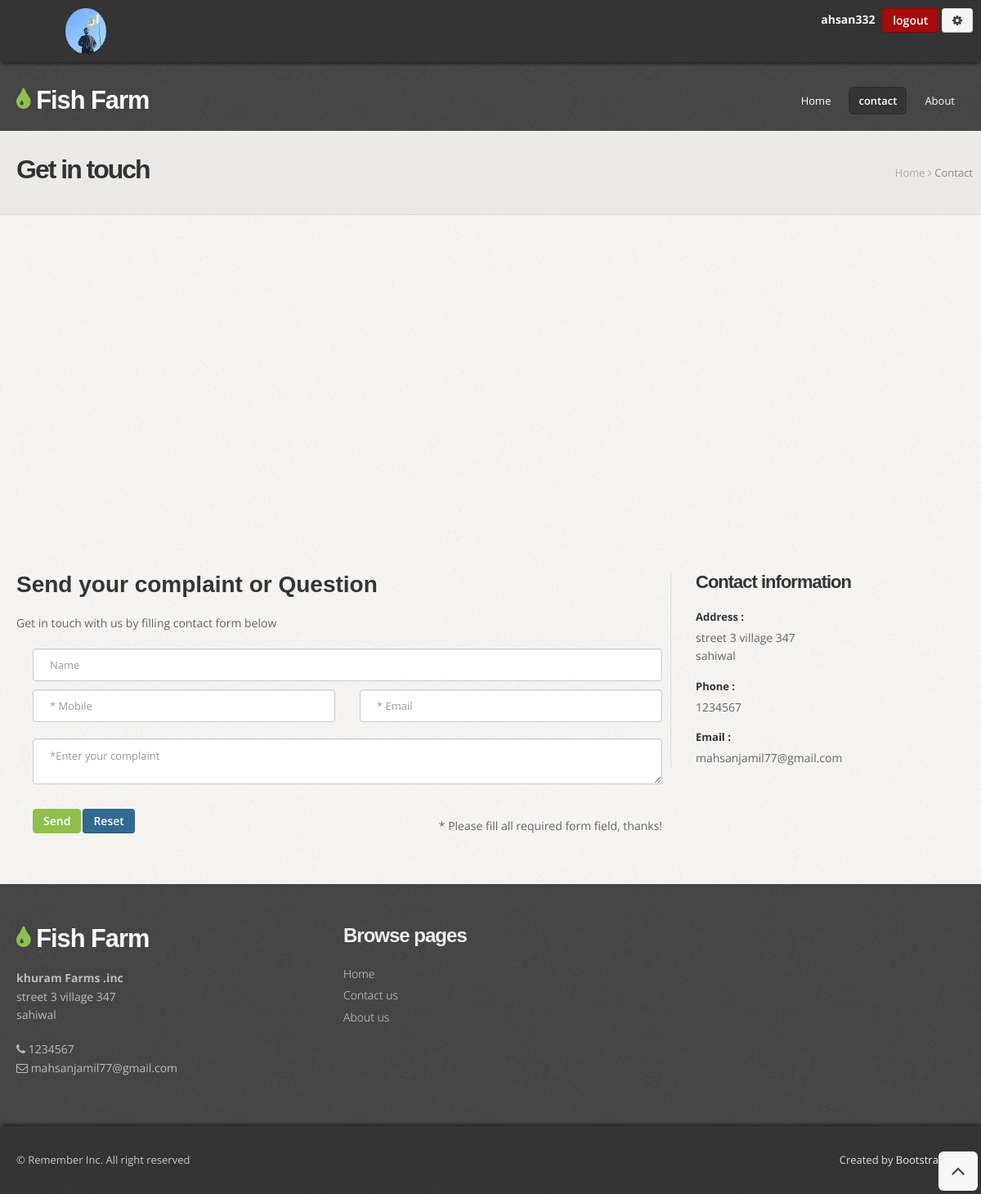
Screenshot of /contact (signed in) with the database file from the repository.
### fishfarm/models.py (models this page shows)
class Customers(models.Model):
    user = models.OneToOneField(User, null=True, blank=True, on_delete=models.CASCADE)
    phone = models.CharField(max_length=200, null=True)
    Address = models.CharField(max_length=200, null=True)
    profile_pic = models.ImageField(default="download (1).png", null=True, blank=True)
    date_created = models.DateTimeField(auto_now_add=True, null=True)

class Address(models.Model):
    name = models.CharField(max_length=100)
    Company_name = models.CharField(max_length=100)
    Street_address = models.CharField(max_length=300)
    city = models.CharField(max_length=100)
    mobile = models.CharField(max_length=100)
    email = models.EmailField(max_length=100)

### fishfarm/views.py (the view, shortened to what this page needs)
# urls.py: path('contact', views.contact , name='contact'),
def contact(request):
    extend={}
    if request.user.is_authenticated:
        extend = Customers.objects.get(user=request.user.id)
    add = Address.objects.all()
    return render(request,'contact.html',{'ad':add,'extend': extend,})

### fishfarm/templates/contact.html (shortened to what this page needs)
<!DOCTYPE html>
<html lang="en">
<head>
  {% load static %}
   <link href="{%  static 'css/bootstrap.css'%}" rel="stylesheet" />
   <link href="{%  static 'css/bootstrap-responsive.css'%}" rel="stylesheet" />
   <link href="{%  static 'css/prettyPhoto.css'%}" rel="stylesheet" />
   <link href="{%  static 'css/style.css'%}" rel="stylesheet">
  <link id="t-colors" href="{%  static  'color/default.css'%}" rel="stylesheet" />
</head>
<body>
  <div id="wrapper">
    <header>
      <div class="top">
        <div class="container">
          <div class="row">
            <div class="span6" style="float: left;">
              {% if user.is_authenticated %}
              <div class="span1">
                <ul class="topmenu">
                  <div class="span1" style="float: left;">
                    <img src="{{extend.profile_pic.url}}" alt="Girl in a jacket" width="50px" height="50px"
                      style="border-radius: 50%;">
                  </div>
               </ul>
              </div>
              {% else %}
                <ul class="topmenu">
                  <li><a href="#">Home</a> &#47;</li>
                  <li><a href="{% url 'signin'%}">Sign in</a> &#47;</li>
                </ul>
              {% endif %}
            </div>
            <div class="span6">
              <ul class="social-network">
                {% if user.is_authenticated %}
                <li>
                  <b style="color: rgb(245, 250, 245); padding-right: 5px;"> {{request.user}}</b>
                </li>
                <li>
                  <a href="/logout" class="btn btn-danger">logout</a>
                </li>
                <li>
                <a href="{% url 'Setting'%}" class="btn btn-red"><i class="icon-cog"></i> </a>
                </li>
                {% endif %}
              </ul>
            </div>
          </div>
        </div>
      </div>
      <div class="container">
        <div class="row nomargin">
          <div class="span4">
            <div class="logo">
              <h1><a href="{% url 'index'%}"><i class="icon-tint"></i> Fish Farm</a></h1>
            </div>
          </div>
          <div class="span8">
            <div class="navbar navbar-static-top">
              <div class="navigation">
                <nav>
                  <ul class="nav topnav">
                    <li><a href="{% url 'index'%}">Home</a></li>
                    <li class="active">
                      <a href="{% url 'contact'%}">contact </a>
                    </li>
                    <li>
                      <a href="{% url 'about'%}">About </a>
                    </li>
                  </ul>
                </nav>
              </div>
            </div>
          </div>
        </div>
      </div>
    </header>
    <section id="inner-headline">
      <div class="container">
        <div class="row">
          <div class="span4">
            <div class="inner-heading">
              <h2>Get in touch</h2>
            </div>
          </div>
          <div class="span8">
            <ul class="breadcrumb">
              <li><a href="{% url 'index'%}">Home</a> <i class="icon-angle-right"></i></li>
              <li class="active">Contact</li>
            </ul>
          </div>
        </div>
      </div>
    </section>
    <section id="content">
      <iframe src="https://www.google.com/maps/embed?pb=!1m18!1m12!1m3!1d22864.11283411948!2d-73.96468908098944!3d40.630720240038435!2m3!1f0!2f0!3f0!3m2!1i1024!2i768!4f13.1!3m3!1m2!1s0x89c24fa5d33f083b%3A0xc80b8f06e177fe62!2sNew+York%2C+NY%2C+USA!5e0!3m2!1sen!2sbg!4v1540447494452" width="100%" height="380" frameborder="0" style="border:0" allowfullscreen></iframe>
      <div class="container">
        <div class="row">
          <div class="span8">
            <h4>Send your complaint or Question</h4>
            <p>Get in touch with us by filling contact form below</p>
            <form id="contactform" action="/contact" method="post" role="form" class="contactForm">
              <div class="row container">
                <div class="span8 margintop10 field form-group">
                  <input type="text" name="Name" placeholder="Name" data-rule="minlen:4" data-msg="Please enter at least 4 chars" />
                </div>
                <div class="span4 field form-group">
                  <input type="text" name="Mobile" placeholder="* Mobile" data-rule="minlen:4" data-msg="Please enter at least 4 chars" />
                </div>
                <div class="span4 field form-group">
                  <input type="text" name="Email" placeholder="* Email" data-rule="email" data-msg="Please enter a valid email" />
                </div>
                <div class="span8 margintop10 field form-group">
                  <textarea rows="auto" name="Message" class="input-block-level" placeholder="*Enter your complaint" data-rule="required" data-msg="Please write something"></textarea>
                </div>
                <div class="span8 margintop10 field form-group">
                  <p>
                    <input class="btn btn-color margintop10 pull-left" type="submit" value ="Send">
                    <button class="btn btn-primary margintop10 pull-left" style="margin-left: 2px;" type="submit">Reset</button>
                    <span class="pull-right margintop20">* Please fill all required form field, thanks!</span>
                  </p>
                </div>
              </div>
            </form>
          </div>
          <div class="span4">
            <aside class="right-sidebar">
              <div class="widget">
                <h6 class="widgetheading">Contact information</h6>
                {% for datas in ad %}
                <ul class="contact-info">
                  <li><label>Address :</label>{{datas.Street_address}}<br /> {{datas.city}}</li>
                  <li><label>Phone :</label>{{datas.mobile}}</li>
                  <li><label>Email : </label> {{datas.email}}</li>
                </ul>
                {% endfor %}
              </div>
            </aside>
          </div>
        </div>
      </div>
    </section>
    <footer>
      <div class="container">
        <div class="row">
          <div class="span4">
            <div class="widget">
              {% for datas in ad %}
              <div class="footer_logo">
                <h3><a href="{% url 'index'%}"><i class="icon-tint"></i> {{datas.name}}</a></h3>
              </div>
              <address>
                <strong>{{datas.Company_name}}</strong><br>
                {{datas.Street_address}}<br>
                {{datas.city}}
              </address>
              <p>
                <i class="icon-phone"></i> {{datas.mobile}} <br>
                <i class="icon-envelope-alt"></i> {{datas.email}}
              </p>
              {% endfor %}
            </div>
          </div>
          <div class="span4">
            <div class="widget">
              <h5 class="widgetheading">Browse pages</h5>
              <ul class="link-list">
                <li><a href="{% url 'index'%}">Home</a></li>
                <li><a href="{% url 'contact'%}">Contact us</a></li>
                <li><a href="{% url 'about'%}">About us</a></li>
              </ul>
            </div>
          </div>
          <div class="span4">
          </div>
        </div>
      </div>
      <div id="sub-footer">
        <div class="container">
          <div class="row">
            <div class="span6">
              <div class="copyright">
                <p><span>&copy; Remember Inc. All right reserved</span></p>
              </div>
            </div>
            <div class="span6">
              <div class="credits">
                Created by <a href="https://bootstrapmade.com/">BootstrapMade</a>
              </div>
            </div>
          </div>
        </div>
      </div>
    </footer>
  </div>
  <a href="#" class="scrollup"><i class="icon-angle-up icon-rounded icon-bglight icon-2x"></i></a>
</body>
</html>

### fishfarm/static/color/default.css (style rules this page uses)
.logo h1 [class^="icon-"] { color:#8fc04e; }
.footer_logo h3 [class^="icon-"] { color:#8fc04e; }
.btn-color { border:1px solid #8fc04e; background: #8fc04e; }

### fishfarm/static/css/overwrite.css (style rules this page uses)
h1, h2, h3, h4, h5, h6 { font-family: 'Raleway', sans-serif; color:#353535; font-weight:700; line-height:1.1em; margin-top:0; }
h1 { font-size:60px; margin-bottom:24px; }
h2 { font-size:42px; margin-bottom:22px; }
h3 { font-size:34px; margin-bottom:22px; }
h4 { font-size:28px; margin-bottom:20px; }
h5 { font-size:24px; margin-bottom:20px; }
h6 { font-size:22px; margin-bottom:20px; }
.widget h4,.widget h5 { font-weight:300; margin-bottom:20px; }
label, input, button, select, textarea { font-size: 13px; font-weight: normal; }
label { font-weight: bold; color:#353535; }
input, button, select, textarea { font-family:'Open Sans', Arial, sans-serif; font-size: 13px; }
select, textarea, input[type="text"], input[type="password"], input[type="datetime"], input[type="datetime-local"], input[type="date"], input[type="month"], input[type="time"], input[type="week"], input[type="number"], input[type="email"], input[type="url"], input[type="search"], input[type="tel"], input[type="color"], .uneditable-input { font-size: 13px; }
ul, ol { padding: 0; margin: 0 0 10px 25px; }
li { line-height: 1.6em; }
.btn { font-size: 14px; font-weight:600; text-shadow: none; background-image:none; border-color: none; border-bottom-color: none; -webkit-box-shadow: none; -moz-box-shadow: none; box-shadow: none; }
.btn { outline:0; -webkit-border-radius: 4px; -moz-border-radius: 4px; border-radius: 4px; }
a.btn,.btn:focus { outline:0; }
.btn-primary { outline:0; background: #306a93; }
.btn-danger { background: #a40b0b; }
a.btn.btn-color,.btn.btn-color,a.btn.btn-color i { color:#fff; }
.navbar .nav { border-right:none; border-left:none; }
.navbar .nav > li > a { float: none; font-size:13px; margin-left:10px; margin-right:0; text-decoration: none; text-shadow: none; border-right:none; border-left:none; color: #fff; border:2px solid transparent; padding:4px 10px 4px 10px; background-image: none; background: none; }
.navbar .nav > .active > a, .navbar .nav > .active > a:hover, .navbar .nav > .active > a:focus { color: #fff; border:2px solid #302f2f; padding:4px 10px 4px 10px; background-image: none; background: #343434; filter: none; text-decoration: none; -webkit-box-shadow: none; -moz-box-shadow: none; box-shadow: none; -webkit-border-radius: 6px; -moz-border-radius: 6px; border-radius: 6px; -moz-box-shadow: inset 0 0 1px #555; -webkit-box-shadow: inset 0 0 1px #555; box-shadow: inset 0 0 1px #555; }
.breadcrumb { float:left; padding:10px 0 10px 0; margin:0; list-style: none; background: none; -webkit-border-radius: 0; -moz-border-radius: 0; border-radius: 0; }
.breadcrumb > li { display: inline-block; *display: inline; text-shadow: none; font-size:12px; *zoom: 1; margin:0; }
.breadcrumb > .active { color: #797979; }

### fishfarm/static/css/shortcodes.css (style rules this page uses)
i.icon-bglight { color: #444; background: #f7f7f7; }
.icon-rounded { display: inline-block; border-radius: 6px !important; -moz-border-radius: 6px !important; -webkit-border-radius: 6px !important; -o-border-radius: 6px !important; -ms-border-radius: 6px !important; text-align: center; width: 24px !important; height: 24px !important; line-height: 24px !important; }
.icon-rounded.icon-2x { width: 48px !important; height: 48px !important; line-height: 48px !important; }

### rows the page displays
Customers: profile_pic (picture)
Address: Street_address "street 3 village 347", city "sahiwal", mobile "1234567", email "mahsanjamil77@gmail.com", name "Fish Farm", Company_name "khuram Farms .inc"

### other values shown
{{ request.user }} "ahsan332"
